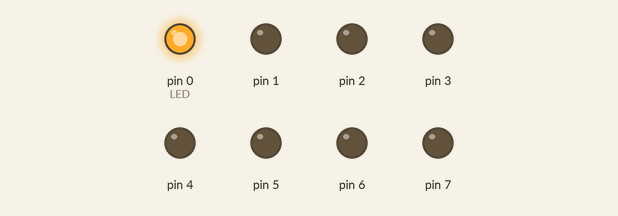
A sketch run on a simulated Arduino Uno, built with avr-gcc and run on an emulated ATmega328P. Shown: output pins drawn as LEDs (lit = HIGH).

Above: at 0.2 s.
At 1.2 s:
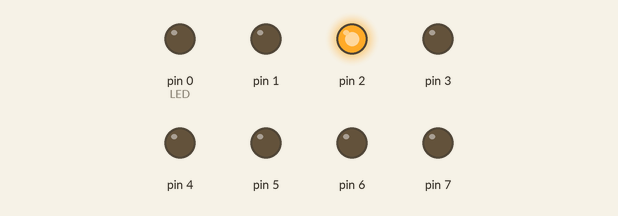
At 2.2 s:
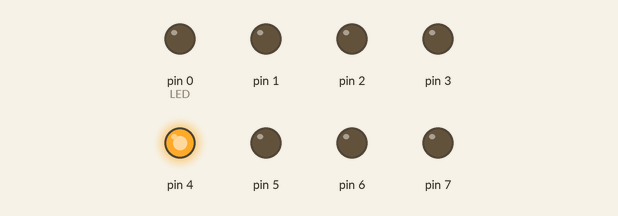
At 4.2 s:
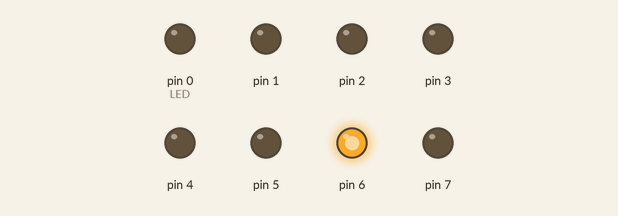
At 6.7 s:
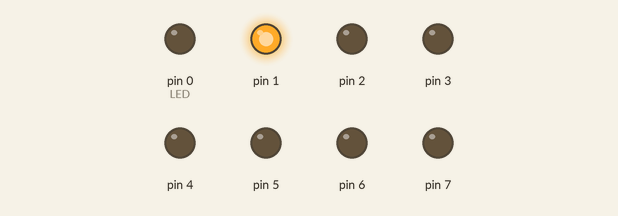
At 8.7 s:
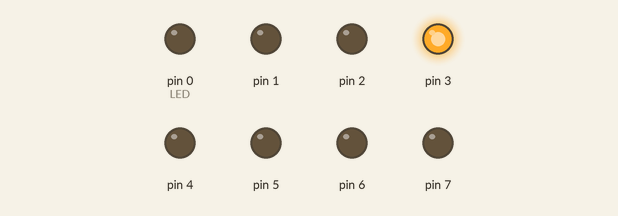
Timing chart, 0 to 9.1 s (numbered marks = the images above):
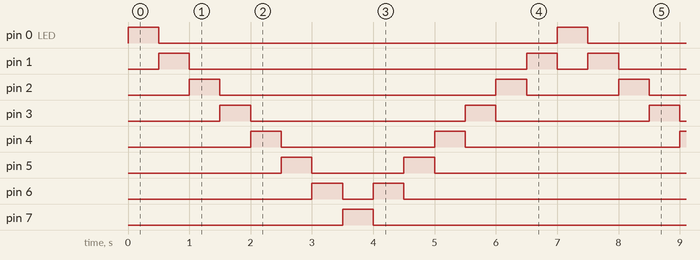

The sketch:

Ex2_C_digo_a.ino
```cpp
int LED=0;

int modo=0;
void setup()
{
  pinMode(0, OUTPUT);
  pinMode(1, OUTPUT);
  pinMode(2, OUTPUT);
  pinMode(3, OUTPUT);
  pinMode(4, OUTPUT);
  pinMode(5, OUTPUT);
  pinMode(6, OUTPUT);
  pinMode(7, OUTPUT);

}

void loop()
{
  if(modo==0){
   	digitalWrite(LED, HIGH);
  	delay(500);
  	digitalWrite(LED, LOW);
    LED++;
  }
  else{
    digitalWrite(LED, HIGH);
  	delay(500);
  	digitalWrite(LED, LOW);
    LED--;
  }
  if(LED==7){
    modo=1;
  }
  if(LED==0){
    modo=0;
  }
}
```

Measured:
- by itself, pin 0 (LED), pin 7: alternates HIGH for 0.50 s and LOW for 6.5 s
- by itself, pin 1: repeats every 7.0 s: LOW 5.5 s, HIGH 0.50 s, LOW 0.50 s, HIGH 0.50 s
- by itself, pin 2: repeats every 7.0 s: LOW 4.5 s, HIGH 0.50 s, LOW 1.5 s, HIGH 0.50 s
- by itself, pin 3: repeats every 7.0 s: LOW 3.5 s, HIGH 0.50 s, LOW 2.5 s, HIGH 0.50 s
- by itself, pin 4: repeats every 7.0 s: LOW 2.5 s, HIGH 0.50 s, LOW 3.5 s, HIGH 0.50 s
- by itself, pin 5: repeats every 7.0 s: LOW 1.5 s, HIGH 0.50 s, LOW 4.5 s, HIGH 0.50 s
- by itself, pin 6: repeats every 7.0 s: LOW 0.50 s, HIGH 0.50 s, LOW 5.5 s, HIGH 0.50 s
